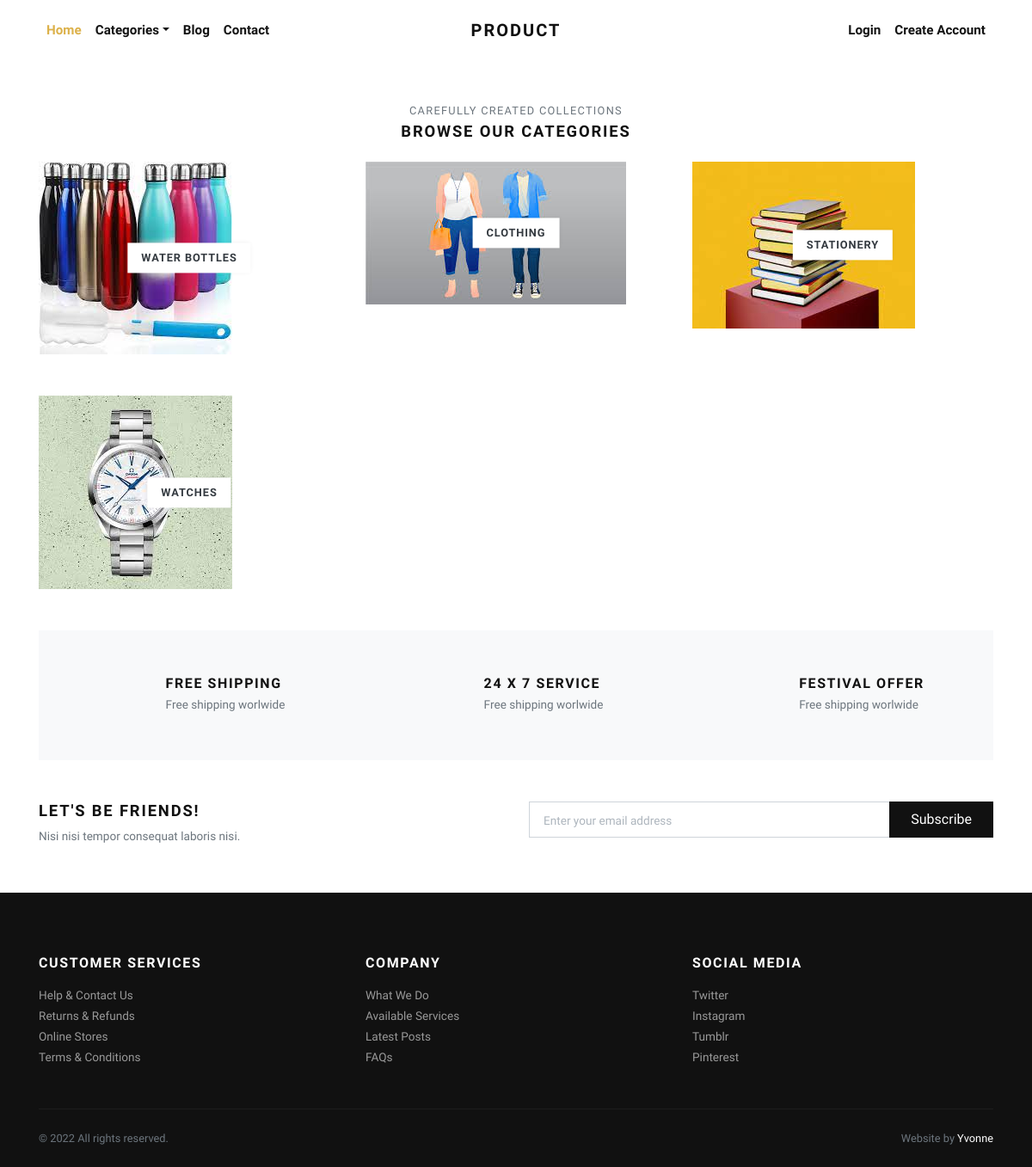
Page /categories/ on the committed database.
### store/models.py (models this page shows, shortened)
class Category(models.Model):
    title = models.CharField(max_length=50, verbose_name="Category Title")
    slug = models.SlugField(max_length=55, verbose_name="Category Slug")
    description = models.TextField(blank=True, verbose_name="Category Description")
    category_image = models.ImageField(upload_to='category', blank=True, null=True, verbose_name="Category Image")
    is_active = models.BooleanField(verbose_name="Is Active?")
    is_featured = models.BooleanField(verbose_name="Is Featured?")
    created_at = models.DateTimeField(auto_now_add=True, verbose_name="Created Date")
    updated_at = models.DateTimeField(auto_now=True, verbose_name="Updated Date")
    class Meta:
        verbose_name_plural = 'Categories'
        ordering = ('-created_at', )

### store/views.py (the view)
# urls.py: path('categories/', views.all_categories, name="all-categories"),
def all_categories(request):
    categories = Category.objects.filter(is_active=True)
    return render(request, 'store/categories.html', {'categories':categories})

### store/context_preprocessors.py (called while the page is built)
def store_menu(request):
    categories = Category.objects.filter(is_active=True)
    context = {
        'categories_menu': categories,
    }
    return context

def cart_menu(request):
    if request.user.is_authenticated:
        cart_items= Cart.objects.filter(user=request.user)
        context = {
            'cart_items': cart_items,
        }
    else:
        context = {}
    return context

### templates/store/categories.html
{% extends 'base.html' %}
{% load static %}
      {% block content %}
      <div class="container">
        <section class="pt-5">
          <header class="text-center">
            <p class="small text-muted small text-uppercase mb-1">Carefully created collections</p>
            <h2 class="h5 text-uppercase mb-4">Browse our categories</h2>
          </header>
          <div class="row">
          {% if categories %}
            {% for category in categories %}
              <div class="col-md-4 mb-4 mb-md-5">
                <a class="category-item" href="{% url 'store:category-products' category.slug %}">
                  {% if category.category_image %}
                    <img class="img-fluid" src="{{ category.category_image.url }}" alt="{{ category.title }}">
                    {% else %}
                    <img class="img-fluid" src="{% static 'img/cat-img-1.jpg' %}" alt="{{ category.title }}">
                  {% endif %}
                  <strong class="category-item-title">{{ category.title }}</strong>
                </a>
              </div>
            {% endfor %}
          {% endif %}
          </div>
        </section>
        <section class="py-5 bg-light">
          <div class="container">
            <div class="row text-center">
              <div class="col-lg-4 mb-3 mb-lg-0">
                <div class="d-inline-block">
                  <div class="media align-items-end">
                    <svg class="svg-icon svg-icon-big svg-icon-light">
                      <use xlink:href="#delivery-time-1"> </use>
                    </svg>
                    <div class="media-body text-left ml-3">
                      <h6 class="text-uppercase mb-1">Free shipping</h6>
                      <p class="text-small mb-0 text-muted">Free shipping worlwide</p>
                    </div>
                  </div>
                </div>
              </div>
              <div class="col-lg-4 mb-3 mb-lg-0">
                <div class="d-inline-block">
                  <div class="media align-items-end">
                    <svg class="svg-icon svg-icon-big svg-icon-light">
                      <use xlink:href="#helpline-24h-1"> </use>
                    </svg>
                    <div class="media-body text-left ml-3">
                      <h6 class="text-uppercase mb-1">24 x 7 service</h6>
                      <p class="text-small mb-0 text-muted">Free shipping worlwide</p>
                    </div>
                  </div>
                </div>
              </div>
              <div class="col-lg-4">
                <div class="d-inline-block">
                  <div class="media align-items-end">
                    <svg class="svg-icon svg-icon-big svg-icon-light">
                      <use xlink:href="#label-tag-1"> </use>
                    </svg>
                    <div class="media-body text-left ml-3">
                      <h6 class="text-uppercase mb-1">Festival offer</h6>
                      <p class="text-small mb-0 text-muted">Free shipping worlwide</p>
                    </div>
                  </div>
                </div>
              </div>
            </div>
          </div>
        </section>
        <section class="py-5">
          <div class="container p-0">
            <div class="row">
              <div class="col-lg-6 mb-3 mb-lg-0">
                <h5 class="text-uppercase">Let's be friends!</h5>
                <p class="text-small text-muted mb-0">Nisi nisi tempor consequat laboris nisi.</p>
              </div>
              <div class="col-lg-6">
                <form action="#">
                  <div class="input-group flex-column flex-sm-row mb-3">
                    <input class="form-control form-control-lg py-3" type="email" placeholder="Enter your email address" aria-describedby="button-addon2">
                    <div class="input-group-append">
                      <button class="btn btn-dark btn-block" id="button-addon2" type="submit">Subscribe</button>
                    </div>
                  </div>
                </form>
              </div>
            </div>
          </div>
        </section>
      </div>
      {% endblock content %}

### electicsmerchandise/static/css/style.default.css (style rules this page uses)
.text-small { font-size: 0.85rem !important; }
strong { font-weight: 700; }
.category-item { display: block; position: relative; color: #343a40; transition: all 0.3s; }
.category-item img { transition: all 0.3s; }
.category-item-title { display: inline-block; padding: 0.5rem 1rem; background: #fff; text-transform: uppercase; letter-spacing: 0.07em; position: absolute; top: 50%; left: 50%; -webkit-transform: translate(-50%, -50%); transform: translate(-50%, -50%); box-shadow: 0 0 5px rgba(0, 0, 0, 0.07); font-size: 0.8rem; }
.text-uppercase { text-transform: uppercase; letter-spacing: 0.1em; }
.svg-icon { width: 32px; height: 32px; vertical-align: text-bottom; stroke: currentColor; stroke-width: 3; --layer1: currentColor; --layer2: currentColor; --layer3: currentColor; }
.svg-icon.svg-icon-light { stroke-width: 2; }
.svg-icon-big { width: 48px; height: 48px; }
.btn { font-weight: 400; border: 1px solid transparent; font-family: inherit; padding: 0.375rem 1.5rem; font-size: 1rem; line-height: 1.5; border-radius: 0; transition: color 0.15s ease-in-out, background-color 0.15s ease-in-out, border-color 0.15s ease-in-out, box-shadow 0.15s ease-in-out; }
.btn-dark { color: #fff; background-color: #111111; border-color: #111111; }
body { font-family: "Libre Franklin", sans-serif; font-size: 1rem; font-weight: 400; line-height: 1.5; color: #111111; background-color: #fff; }
a { color: #dcb14a; text-decoration: none; }
h1, h2, h3, h4, h5, h6, .h1, .h2, .h3, .h4, .h5, .h6 { margin-bottom: 0.5rem; font-family: inherit; font-weight: 900; line-height: 1.2; color: inherit; }
h2, .h2 { font-size: 1.9rem; }
h5, .h5 { font-size: 1.15rem; }
h6, .h6 { font-size: 1rem; }
small, .small { font-size: 80%; font-weight: 400; }
.bg-light { background-color: #f8f9fa !important; }
.form-control { padding: 0.375rem 0.75rem; font-size: 1rem; line-height: 1.5; color: #495057; background-color: #fff; border: 1px solid #ced4da; border-radius: 0; transition: border-color 0.15s ease-in-out, box-shadow 0.15s ease-in-out; }
.form-control::placeholder { color: #adb5bd; font-size: 0.85rem; font-weight: 400; }
.form-control-lg { padding: 0.5rem 1rem; font-size: 1rem; line-height: 1.5; border-radius: 0; }

### rows in the picture
Category: title "WATER BOTTLES"
Category: title "CLOTHING"
Category: title "STATIONERY"
Category: category_image (picture), title "WATCHES"
